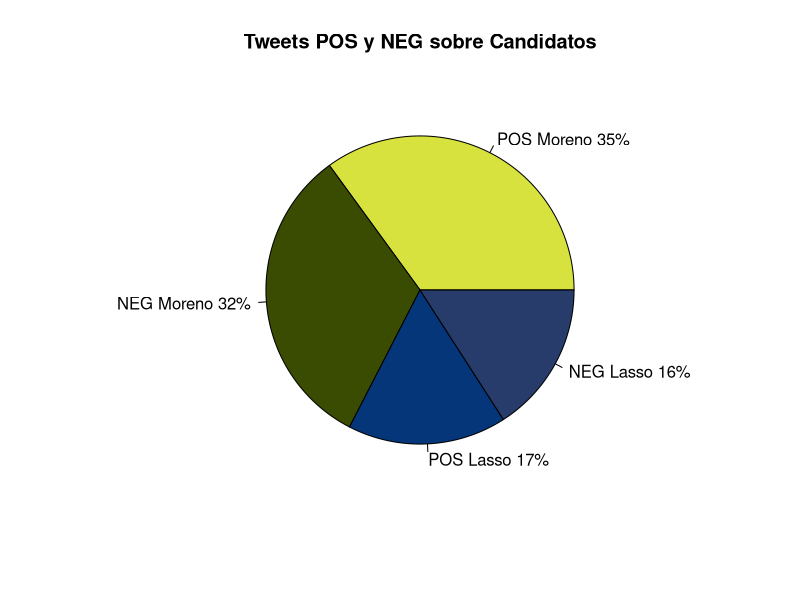
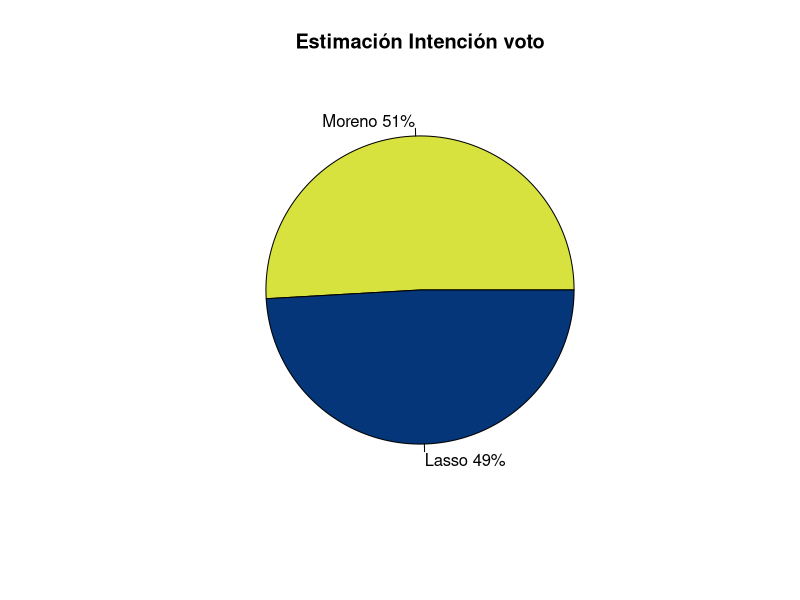

Here is the R script that generated these plots, in order:

areColors <- function(x) {
  sapply(x, function(X) {
    tryCatch(is.matrix(col2rgb(X)), 
             error = function(e) FALSE)
  })
}

areColors(c(NA, "black", "blackk", "1", "#00", "#0C5290","#D5E046"))



# Grafica 2

# Pie Chart with Percentages
slices <- c(758, 702, 361, 344) 
lbls <- c("POS Moreno", "NEG Moreno", "POS Lasso", "NEG Lasso")
pct <- round(slices/sum(slices)*100)
lbls <- paste(lbls, pct) # add percents to labels 
lbls <- paste(lbls,"%",sep="") # ad % to labels 
#pie(slices,labels = lbls, col=rainbow(length(lbls)),main="Tweets POS y NEG sobre Candidatos")

pie(slices,labels = lbls, col = c("#D7E23E","#3A4C02", "#053679","#273C6A") , main="Tweets POS y NEG sobre Candidatos")


# Grafica 3

# Pie Chart with Percentages
slices <- c(1102, 1063)
lbls <- c("Moreno", "Lasso")
pct <- round(slices/sum(slices)*100)
lbls <- paste(lbls, pct) # add percents to labels 
lbls <- paste(lbls,"%",sep="") # ad % to labels 
#pie(slices,labels = lbls, col=rainbow(length(lbls)),main="Tweets POS y NEG sobre Candidatos")

pie(slices,labels = lbls, col = c("#D7E23E", "#053679") , main="Estimación Intención voto")
